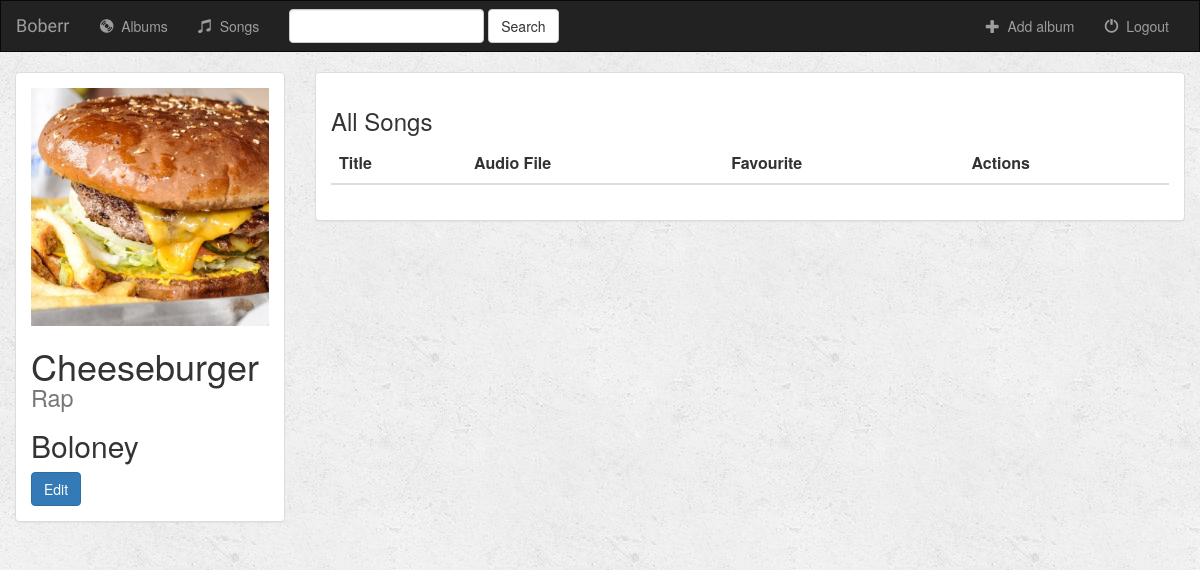
The app's page /music/1/ with its own data.
### music/models.py (models this page shows, shortened)
class Album(models.Model):
    artist = models.CharField(max_length=256)
    album_title = models.CharField(max_length=512)
    genre = models.CharField(max_length=128)
    album_logo = models.ImageField()

### music/views.py (the view)
# urls.py: path('<int:pk>/', views.DetailView.as_view(), name='detail'),
class DetailView(generic.DetailView):
    model = Album
    template_name = 'music/detail.html'

### music/templates/music/detail.html (shortened to what this page needs)
{% extends 'music/base.html' %}
{% block body %}
<div class="container-fluid">
    <div class="row">
        <div class="col-sm-4 col-md-3">
            <div class="panel panel-default">
                <div class="panel-body">
                    <a href="{% url 'music:detail' album.id %}">
                        {% if album.album_logo %}
                            <img src="{{ album.album_logo.url }}" class="img-responsive">
                        {% else %}
                            <h3>No image to display</h3>
                        {% endif %}
                    </a>
                    <h1>{{ album.album_title }} <small>{{ album.genre }}</small></h1>
                    <h2>{{ album.artist }}</h2>
                    <a href="{% url 'music:album_update' album.id %}" class="btn btn-primary">Edit</a>
                </div>
            </div>
        </div>
        <div class="col-sm-8 col-md-9">
            <div class="panel panel-default">
                <div class="panel-body">
                    <h3>All Songs</h3>
                    <table class="table">
                        <thead>
                        <tr>
                            <th>Title</th>
                            <th>Audio File</th>
                            <th>Favourite</th>
                            <th>Actions</th>
                        </tr>
                        </thead>
                    </table>
                </div>
            </div>
        </div>
    </div>
</div>
{% endblock %}

### music/static/music/style.css (style rules this page uses)
body { background: #eeeeee url("images/background.png"); }

### records on screen
Album: album_logo (picture), album_title "Cheeseburger", genre "Rap", artist "Boloney"
